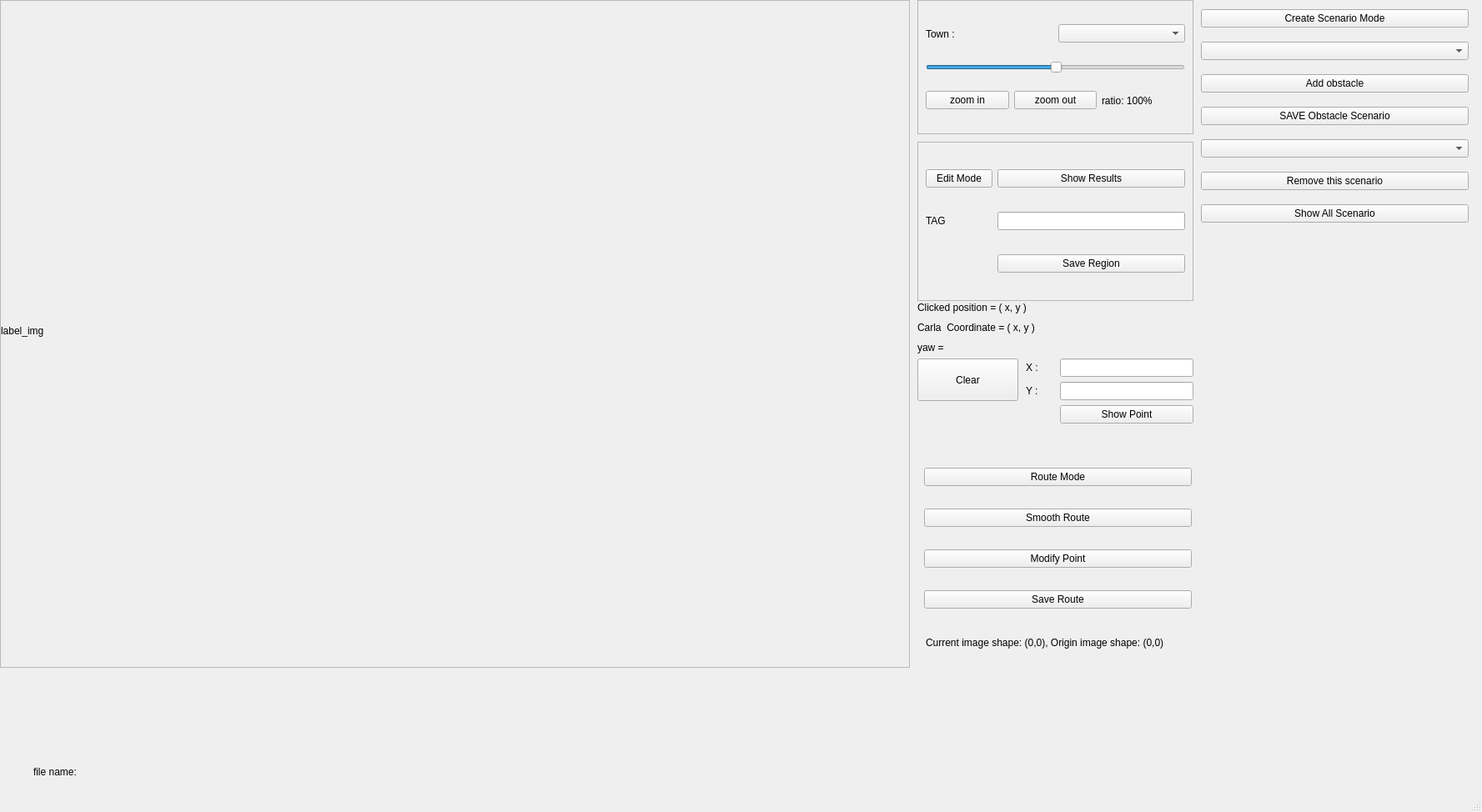
<?xml version="1.0" encoding="UTF-8"?>
<ui version="4.0">
 <class>MainWindow</class>
 <widget class="QMainWindow" name="MainWindow">
  <property name="geometry">
   <rect>
    <x>0</x>
    <y>0</y>
    <width>1777</width>
    <height>974</height>
   </rect>
  </property>
  <property name="windowTitle">
   <string>MainWindow</string>
  </property>
  <widget class="QWidget" name="centralwidget">
   <widget class="QLabel" name="label_img_shape">
    <property name="geometry">
     <rect>
      <x>1110</x>
      <y>760</y>
      <width>321</width>
      <height>21</height>
     </rect>
    </property>
    <property name="text">
     <string>Current image shape: (0,0), Origin image shape: (0,0)</string>
    </property>
   </widget>
   <widget class="QLabel" name="label_file_name">
    <property name="geometry">
     <rect>
      <x>40</x>
      <y>910</y>
      <width>941</width>
      <height>31</height>
     </rect>
    </property>
    <property name="text">
     <string>file name:</string>
    </property>
   </widget>
   <widget class="QWidget" name="verticalLayoutWidget">
    <property name="geometry">
     <rect>
      <x>0</x>
      <y>0</y>
      <width>1091</width>
      <height>801</height>
     </rect>
    </property>
    <layout class="QVBoxLayout" name="verticalLayout">
     <item>
      <widget class="QScrollArea" name="scrollArea">
       <property name="widgetResizable">
        <bool>true</bool>
       </property>
       <widget class="QWidget" name="scrollAreaWidgetContents">
        <property name="geometry">
         <rect>
          <x>0</x>
          <y>0</y>
          <width>1087</width>
          <height>797</height>
         </rect>
        </property>
        <widget class="QLabel" name="label_img">
         <property name="geometry">
          <rect>
           <x>0</x>
           <y>0</y>
           <width>981</width>
           <height>791</height>
          </rect>
         </property>
         <property name="text">
          <string>label_img</string>
         </property>
        </widget>
       </widget>
      </widget>
     </item>
    </layout>
   </widget>
   <widget class="QWidget" name="verticalLayoutWidget_2">
    <property name="geometry">
     <rect>
      <x>1100</x>
      <y>360</y>
      <width>331</width>
      <height>66</height>
     </rect>
    </property>
    <layout class="QVBoxLayout" name="verticalLayout_2">
     <item>
      <widget class="QLabel" name="label_click_pos">
       <property name="text">
        <string>Clicked position = ( x, y )</string>
       </property>
      </widget>
     </item>
     <item>
      <widget class="QLabel" name="label_real_pos">
       <property name="text">
        <string>Carla  Coordinate = ( x, y )</string>
       </property>
      </widget>
     </item>
     <item>
      <widget class="QLabel" name="label_yaw">
       <property name="text">
        <string>yaw = </string>
       </property>
      </widget>
     </item>
    </layout>
   </widget>
   <widget class="QFrame" name="frame">
    <property name="geometry">
     <rect>
      <x>1100</x>
      <y>170</y>
      <width>331</width>
      <height>191</height>
     </rect>
    </property>
    <property name="frameShape">
     <enum>QFrame::StyledPanel</enum>
    </property>
    <property name="frameShadow">
     <enum>QFrame::Raised</enum>
    </property>
    <widget class="QWidget" name="gridLayoutWidget">
     <property name="geometry">
      <rect>
       <x>10</x>
       <y>10</y>
       <width>311</width>
       <height>171</height>
      </rect>
     </property>
     <layout class="QGridLayout" name="gridLayout">
      <item row="0" column="0">
       <widget class="QPushButton" name="pushButton_edit_mode">
        <property name="text">
         <string>Edit Mode</string>
        </property>
       </widget>
      </item>
      <item row="2" column="0">
       <widget class="QLabel" name="label_2">
        <property name="text">
         <string>TAG</string>
        </property>
       </widget>
      </item>
      <item row="0" column="1">
       <widget class="QPushButton" name="pushButton_show_results">
        <property name="text">
         <string>Show Results</string>
        </property>
       </widget>
      </item>
      <item row="2" column="1">
       <widget class="QLineEdit" name="lineEdit_tag"/>
      </item>
      <item row="3" column="1">
       <widget class="QPushButton" name="pushButton_save_region">
        <property name="text">
         <string>Save Region</string>
        </property>
       </widget>
      </item>
     </layout>
    </widget>
   </widget>
   <widget class="QFrame" name="frame_2">
    <property name="geometry">
     <rect>
      <x>1100</x>
      <y>0</y>
      <width>331</width>
      <height>161</height>
     </rect>
    </property>
    <property name="frameShape">
     <enum>QFrame::StyledPanel</enum>
    </property>
    <property name="frameShadow">
     <enum>QFrame::Raised</enum>
    </property>
    <widget class="QWidget" name="layoutWidget">
     <property name="geometry">
      <rect>
       <x>10</x>
       <y>20</y>
       <width>311</width>
       <height>41</height>
      </rect>
     </property>
     <layout class="QHBoxLayout" name="horizontalLayout_2">
      <item>
       <widget class="QLabel" name="label">
        <property name="text">
         <string>Town : </string>
        </property>
       </widget>
      </item>
      <item>
       <widget class="QComboBox" name="town_comboBox"/>
      </item>
     </layout>
    </widget>
    <widget class="QSlider" name="slider_zoom">
     <property name="geometry">
      <rect>
       <x>10</x>
       <y>70</y>
       <width>311</width>
       <height>22</height>
      </rect>
     </property>
     <property name="value">
      <number>50</number>
     </property>
     <property name="orientation">
      <enum>Qt::Horizontal</enum>
     </property>
    </widget>
    <widget class="QWidget" name="layoutWidget">
     <property name="geometry">
      <rect>
       <x>10</x>
       <y>90</y>
       <width>311</width>
       <height>61</height>
      </rect>
     </property>
     <layout class="QHBoxLayout" name="horizontalLayout">
      <item>
       <widget class="QPushButton" name="btn_zoom_in">
        <property name="text">
         <string>zoom in</string>
        </property>
       </widget>
      </item>
      <item>
       <widget class="QPushButton" name="btn_zoom_out">
        <property name="text">
         <string>zoom out</string>
        </property>
       </widget>
      </item>
      <item>
       <widget class="QLabel" name="label_ratio">
        <property name="text">
         <string>ratio: 100%</string>
        </property>
       </widget>
      </item>
     </layout>
    </widget>
   </widget>
   <widget class="QPushButton" name="pushButton_clear">
    <property name="geometry">
     <rect>
      <x>1100</x>
      <y>430</y>
      <width>121</width>
      <height>51</height>
     </rect>
    </property>
    <property name="text">
     <string>Clear</string>
    </property>
   </widget>
   <widget class="QWidget" name="formLayoutWidget">
    <property name="geometry">
     <rect>
      <x>1230</x>
      <y>430</y>
      <width>201</width>
      <height>101</height>
     </rect>
    </property>
    <layout class="QFormLayout" name="formLayout">
     <item row="1" column="1">
      <widget class="QLineEdit" name="lineEdit_x"/>
     </item>
     <item row="2" column="1">
      <widget class="QLineEdit" name="lineEdit_y"/>
     </item>
     <item row="1" column="0">
      <widget class="QLabel" name="label_3">
       <property name="text">
        <string>X :      </string>
       </property>
      </widget>
     </item>
     <item row="3" column="1">
      <widget class="QPushButton" name="pushButton_show_point">
       <property name="text">
        <string>Show Point</string>
       </property>
      </widget>
     </item>
     <item row="2" column="0">
      <widget class="QLabel" name="label_5">
       <property name="text">
        <string>Y :      </string>
       </property>
      </widget>
     </item>
    </layout>
   </widget>
   <widget class="QWidget" name="gridLayoutWidget_2">
    <property name="geometry">
     <rect>
      <x>1108</x>
      <y>540</y>
      <width>321</width>
      <height>211</height>
     </rect>
    </property>
    <layout class="QGridLayout" name="gridLayout_2">
     <item row="0" column="0">
      <widget class="QPushButton" name="pushButton_route_mode">
       <property name="text">
        <string>Route Mode</string>
       </property>
      </widget>
     </item>
     <item row="1" column="0">
      <widget class="QPushButton" name="pushButton_smooth_route">
       <property name="text">
        <string>Smooth Route</string>
       </property>
      </widget>
     </item>
     <item row="3" column="0">
      <widget class="QPushButton" name="pushButton_save_route">
       <property name="text">
        <string>Save Route</string>
       </property>
      </widget>
     </item>
     <item row="2" column="0">
      <widget class="QPushButton" name="pushButton_modify_point">
       <property name="text">
        <string>Modify Point</string>
       </property>
      </widget>
     </item>
    </layout>
   </widget>
   <widget class="QWidget" name="gridLayoutWidget_3">
    <property name="geometry">
     <rect>
      <x>1440</x>
      <y>0</y>
      <width>321</width>
      <height>281</height>
     </rect>
    </property>
    <layout class="QGridLayout" name="gridLayout_3">
     <item row="5" column="0">
      <widget class="QPushButton" name="pushButton_save_obstacle_scenario">
       <property name="text">
        <string>SAVE Obstacle Scenario</string>
       </property>
      </widget>
     </item>
     <item row="2" column="0">
      <widget class="QComboBox" name="obstacle_type_comboBox"/>
     </item>
     <item row="3" column="0">
      <widget class="QPushButton" name="pushButton_add_obstacle">
       <property name="text">
        <string>Add obstacle</string>
       </property>
      </widget>
     </item>
     <item row="8" column="0">
      <widget class="QPushButton" name="pushButton_show_all_obstacle_scenario">
       <property name="text">
        <string>Show All Scenario</string>
       </property>
      </widget>
     </item>
     <item row="0" column="0">
      <widget class="QPushButton" name="pushButton_create_scenario_mode">
       <property name="text">
        <string>Create Scenario Mode</string>
       </property>
      </widget>
     </item>
     <item row="6" column="0">
      <widget class="QComboBox" name="obstacle_scenarios_comboBox"/>
     </item>
     <item row="7" column="0">
      <widget class="QPushButton" name="pushButton_remove_obstacle_scenario">
       <property name="text">
        <string>Remove this scenario</string>
       </property>
      </widget>
     </item>
    </layout>
   </widget>
  </widget>
  <widget class="QMenuBar" name="menubar">
   <property name="geometry">
    <rect>
     <x>0</x>
     <y>0</y>
     <width>1777</width>
     <height>22</height>
    </rect>
   </property>
  </widget>
  <widget class="QStatusBar" name="statusbar"/>
 </widget>
 <resources/>
 <connections/>
</ui>
